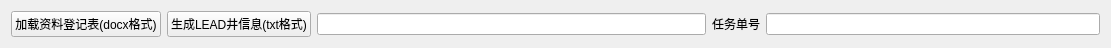
     <widget class="QWidget" name="layoutWidget">
      <property name="geometry">
       <rect>
        <x>20</x>
        <y>16</y>
        <width>1111</width>
        <height>27</height>
       </rect>
      </property>
      <property name="styleSheet">
       <string notr="true">font: 10pt &quot;黑体&quot;;</string>
      </property>
      <layout class="QGridLayout" name="gridLayout_24">
       <item row="0" column="1">
        <widget class="QLineEdit" name="lineEdit_5">
         <property name="styleSheet">
          <string notr="true">font: 10pt &quot;黑体&quot;;</string>
         </property>
        </widget>
       </item>
       <item row="0" column="0">
        <layout class="QHBoxLayout" name="horizontalLayout">
         <item>
          <widget class="QPushButton" name="pushButton">
           <property name="styleSheet">
            <string notr="true">font: 10pt &quot;黑体&quot;;</string>
           </property>
           <property name="text">
            <string>加载资料登记表(docx格式)</string>
           </property>
          </widget>
         </item>
         <item>
          <widget class="QPushButton" name="pushButton_3">
           <property name="styleSheet">
            <string notr="true">font: 10pt &quot;黑体&quot;;</string>
           </property>
           <property name="text">
            <string>生成LEAD井信息(txt格式)</string>
           </property>
          </widget>
         </item>
        </layout>
       </item>
       <item row="0" column="2">
        <layout class="QGridLayout" name="gridLayout_14">
         <item row="0" column="0">
          <widget class="QLabel" name="label_43">
           <property name="styleSheet">
            <string notr="true">font: 10pt &quot;黑体&quot;;</string>
           </property>
           <property name="text">
            <string>任务单号</string>
           </property>
          </widget>
         </item>
         <item row="0" column="1">
          <widget class="QLineEdit" name="lineEdit_19">
           <property name="styleSheet">
            <string notr="true">font: 10pt &quot;黑体&quot;;</string>
           </property>
           <property name="text">
            <string/>
           </property>
          </widget>
         </item>
        </layout>
       </item>
      </layout>
     </widget>
